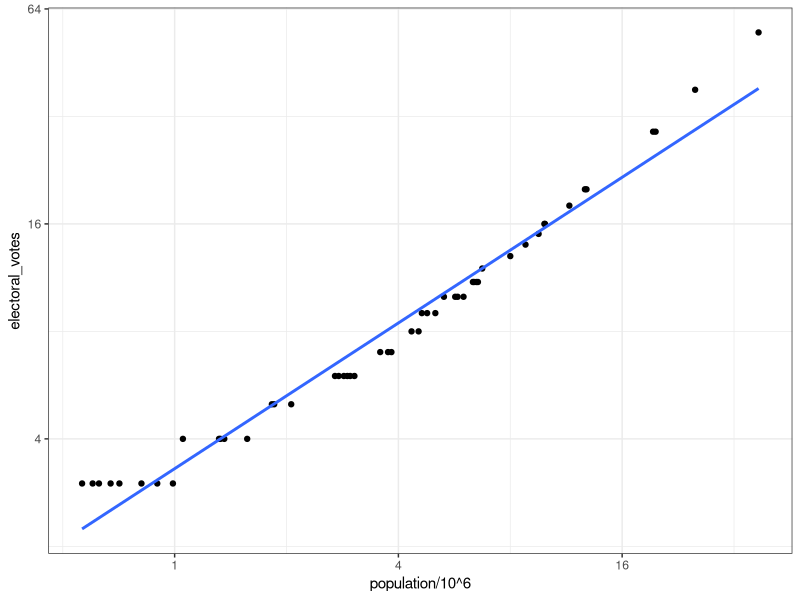

This chart was generated by the following R code:
library(tidyverse)
library(ggrepel)
library(dslabs)

ds_theme_set()

data("murders")

print(head(murders))

data("polls_us_election_2016")
head(results_us_election_2016)

#making two smaller tables to illustrate join
tab1 <- slice(murders, 1:6) %>% select(state, population)
print(tab1)

tab2 <- slice(results_us_election_2016, c(1:3, 5, 7:8)) %>% select(state, electoral_votes)
print(tab2)

left_join(tab1,tab2) 
right_join(tab1,tab2)


left_join(tab2,tab1)
right_join(tab2,tab1)

#pipe operators can also be used for eg:
# tab1 %>% left_join(tab2)

inner_join(tab1,tab2)
full_join(tab1,tab2)


semi_join(tab1,tab2)
semi_join(tab2,tab1)
#semi join works the same for either order?

anti_join(tab1,tab2)
anti_join(tab2,tab1)



tab <- left_join(murders, results_us_election_2016, by = "state")
head(tab)

tab %>% ggplot(aes(population/10^6,electoral_votes,label = abb)) +
  geom_point() + 
  scale_x_continuous(trans = 'log2') +
  scale_y_continuous(trans = 'log2') + 
  geom_smooth(method = 'lm',se = F)
